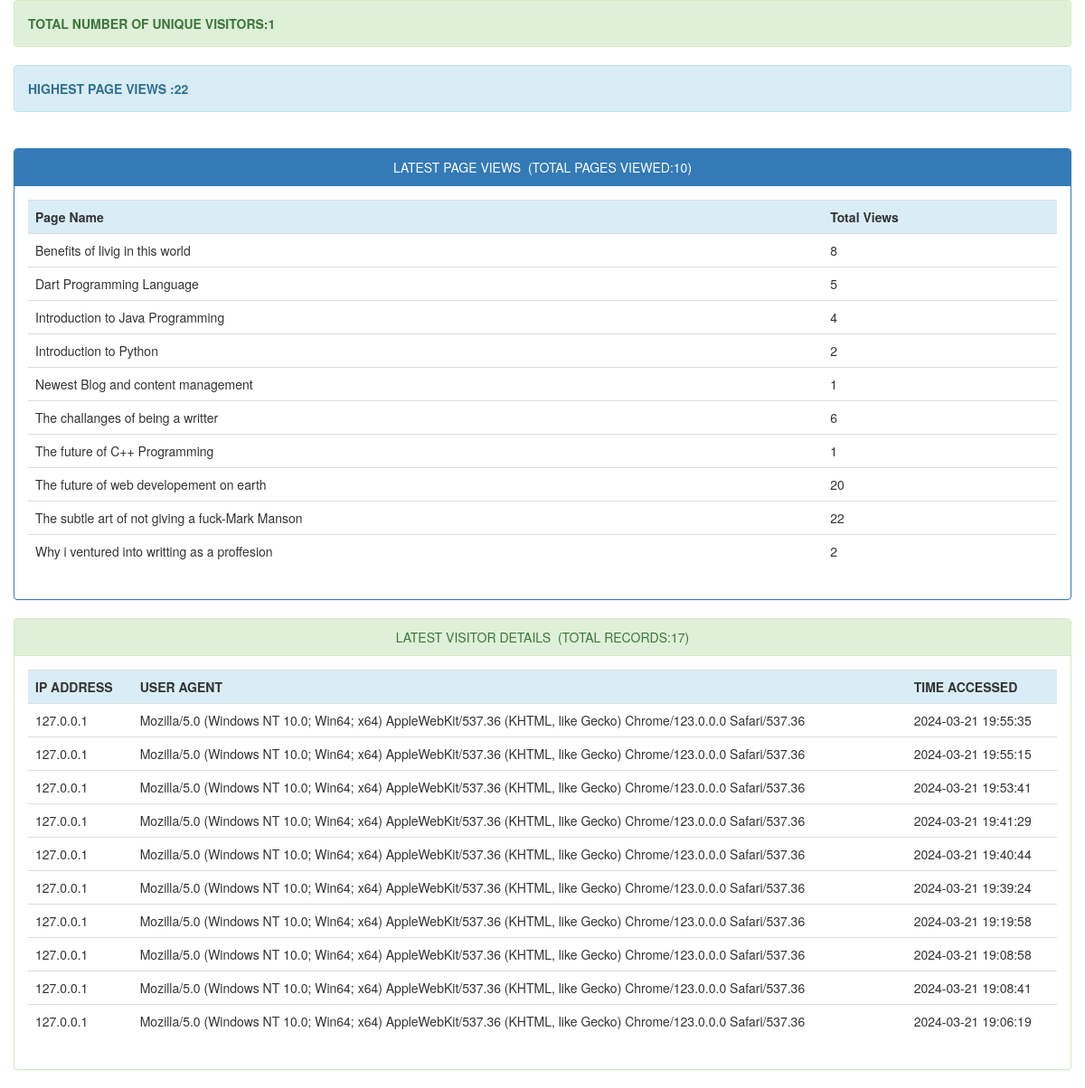
Page /adminstats/index.php on the committed database.
### tables this page shows
CREATE TABLE `page_hits` (
  `page` varchar(255) NOT NULL,
  `count` int(11) DEFAULT NULL
);

CREATE TABLE `visitor_info` (
  `id` int(11) NOT NULL,
  `ip_address` varchar(255) DEFAULT NULL,
  `user_agent` varchar(255) DEFAULT NULL,
  `time_accessed` timestamp NOT NULL DEFAULT current_timestamp()
);

### adminstats/index.php (the view, shortened to what this page needs)
<!DOCTYPE html>
<html>
<head>
	<link rel="stylesheet" type="text/css" href="bootstrap/css/bootstrap.css">
	<link rel="stylesheet" type="text/css" href="bootstrap/css/bootstrap.min.css">
</head>
<body>
	<div class="container">
		<div class="row">
			<div class="alert alert-success">
				<strong><?php
				$sql = "SELECT COUNT(DISTINCT ip_address) AS alias FROM visitor_info";
				$query = $db->prepare($sql);
				$query->execute();
				$unique_visitors = $query->fetch()['alias'];
				echo "TOTAL NUMBER OF UNIQUE VISITORS:".$unique_visitors;
				?></strong>
			</div>
			<div class="alert alert-info">
				<strong><?php
				$sql = "SELECT MAX(count) AS maximum FROM page_hits";
				$query = $db->prepare($sql);
				$query->execute();
				$maxcount = $query->fetch()['maximum'];
				echo "HIGHEST PAGE VIEWS :".$maxcount;
				?></strong>
			</div><br>
			<div class="panel panel-primary">
				<div class="panel-heading text-center">LATEST PAGE VIEWS&nbsp;&nbsp;(TOTAL PAGES VIEWED:<?php require_once("count_pages.php"); ?>)</div>
				<div class="panel-body">
					<div class="table-responsive">
						<table class="table">
							<tr class="info">
								<th>Page Name</th>
								<th>Total Views</th>
							</tr>
							<?php
							include("connect.php");
							try {
								$con=new PDO($dsn,$username,$password);
								$con->setAttribute(PDO::ATTR_ERRMODE,PDO::ERRMODE_EXCEPTION);
							} catch (Exception $ex) {
								echo 'Not Connected '.$ex->getMessage();
							}
							$stmt=$con->prepare('SELECT * FROM page_hits LIMIT 30');
							$stmt->execute();
							$resources=$stmt->fetchAll();
							foreach ($resources as $resource) {
								echo '
								<tr>
								<td>'.$resource['page'].'</td>
								<td>'.$resource['count'].'</td>
								</tr>';
							}
							?>
						</table>
					</div>
				</div>
			</div>
		</div>
		<div class="row">
			<div class="panel panel-success">
				<div class="panel-heading text-center">LATEST VISITOR DETAILS&nbsp;&nbsp;(TOTAL RECORDS:<?php require_once("count_user_stats.php"); ?>)</div>
				<div class="panel-body">
					<div class="table-responsive">
						<table class="table">
							<tr class="info">
								<th>IP ADDRESS</th>
								<th>USER AGENT</th>
								<th>TIME ACCESSED</th>
							</tr>
							<?php
							include("connect.php");
							try {
								$con=new PDO($dsn,$username,$password);
								$con->setAttribute(PDO::ATTR_ERRMODE,PDO::ERRMODE_EXCEPTION);
							} catch (Exception $ex) {
								echo 'Not Connected '.$ex->getMessage();
							}
							$stmt=$con->prepare('SELECT * FROM visitor_info ORDER BY time_accessed DESC LIMIT 10');
							$stmt->execute();
							$resources=$stmt->fetchAll();
							foreach ($resources as $resource) {
								echo '
								<tr>
								<td>'.$resource['ip_address'].'</td>
								<td>'.$resource['user_agent'].'</td>
								<td>'.$resource['time_accessed'].'</td>
								</tr>';
							}
							?>
						</table>
					</div>
				</div>
			</div>
		</div>
	</div>
</body>
</html>

### rows in the picture
page_hits: page "Benefits of livig in this world", count "8"
page_hits: page "Dart Programming Language", count "5"
page_hits: page "Introduction to Java Programming", count "4"
page_hits: page "Introduction to Python", count "2"
page_hits: page "Newest Blog and content management", count "1"
page_hits: page "The challanges of being a writter", count "6"
page_hits: page "The future of C++ Programming", count "1"
page_hits: page "The future of web developement on earth", count "20"
page_hits: page "The subtle art of not giving a fuck-Mark Manson", count "22"
page_hits: page "Why i ventured into writting as a proffesion", count "2"
visitor_info: ip_address "127.0.0.1", user_agent "Mozilla/5.0 (Windows NT 10.0; Win64; x64) AppleWebKit/537.36 (KHTML, like Gecko) Chrome/123.0.0.0 Safari/537.36", time_accessed "2024-03-21 19:55:35"
visitor_info: ip_address "127.0.0.1", user_agent "Mozilla/5.0 (Windows NT 10.0; Win64; x64) AppleWebKit/537.36 (KHTML, like Gecko) Chrome/123.0.0.0 Safari/537.36", time_accessed "2024-03-21 19:55:15"
visitor_info: ip_address "127.0.0.1", user_agent "Mozilla/5.0 (Windows NT 10.0; Win64; x64) AppleWebKit/537.36 (KHTML, like Gecko) Chrome/123.0.0.0 Safari/537.36", time_accessed "2024-03-21 19:53:41"
visitor_info: ip_address "127.0.0.1", user_agent "Mozilla/5.0 (Windows NT 10.0; Win64; x64) AppleWebKit/537.36 (KHTML, like Gecko) Chrome/123.0.0.0 Safari/537.36", time_accessed "2024-03-21 19:41:29"
visitor_info: ip_address "127.0.0.1", user_agent "Mozilla/5.0 (Windows NT 10.0; Win64; x64) AppleWebKit/537.36 (KHTML, like Gecko) Chrome/123.0.0.0 Safari/537.36", time_accessed "2024-03-21 19:40:44"
visitor_info: ip_address "127.0.0.1", user_agent "Mozilla/5.0 (Windows NT 10.0; Win64; x64) AppleWebKit/537.36 (KHTML, like Gecko) Chrome/123.0.0.0 Safari/537.36", time_accessed "2024-03-21 19:39:24"
visitor_info: ip_address "127.0.0.1", user_agent "Mozilla/5.0 (Windows NT 10.0; Win64; x64) AppleWebKit/537.36 (KHTML, like Gecko) Chrome/123.0.0.0 Safari/537.36", time_accessed "2024-03-21 19:19:58"
visitor_info: ip_address "127.0.0.1", user_agent "Mozilla/5.0 (Windows NT 10.0; Win64; x64) AppleWebKit/537.36 (KHTML, like Gecko) Chrome/123.0.0.0 Safari/537.36", time_accessed "2024-03-21 19:08:58"
visitor_info: ip_address "127.0.0.1", user_agent "Mozilla/5.0 (Windows NT 10.0; Win64; x64) AppleWebKit/537.36 (KHTML, like Gecko) Chrome/123.0.0.0 Safari/537.36", time_accessed "2024-03-21 19:08:41"
visitor_info: ip_address "127.0.0.1", user_agent "Mozilla/5.0 (Windows NT 10.0; Win64; x64) AppleWebKit/537.36 (KHTML, like Gecko) Chrome/123.0.0.0 Safari/537.36", time_accessed "2024-03-21 19:06:19"

### other values in the picture
$unique_visitors "1"
$maxcount "22"
$rowcount "10"
$rowcount "17"
